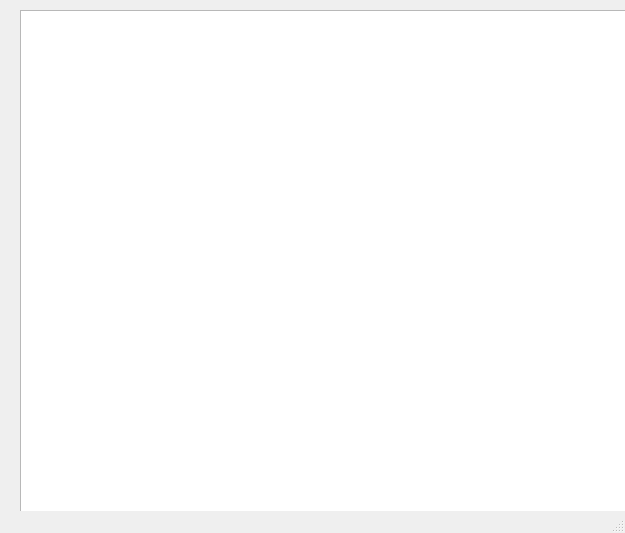
<?xml version="1.0" encoding="UTF-8"?>
<ui version="4.0">
 <class>MainWindow</class>
 <widget class="QMainWindow" name="MainWindow">
  <property name="geometry">
   <rect>
    <x>0</x>
    <y>0</y>
    <width>625</width>
    <height>533</height>
   </rect>
  </property>
  <property name="windowTitle">
   <string>MainWindow</string>
  </property>
  <widget class="QWidget" name="centralwidget">
   <widget class="QGraphicsView" name="graphicsView">
    <property name="geometry">
     <rect>
      <x>20</x>
      <y>10</y>
      <width>945</width>
      <height>795</height>
     </rect>
    </property>
    <property name="minimumSize">
     <size>
      <width>945</width>
      <height>795</height>
     </size>
    </property>
    <property name="baseSize">
     <size>
      <width>945</width>
      <height>795</height>
     </size>
    </property>
   </widget>
  </widget>
  <widget class="QMenuBar" name="menubar">
   <property name="geometry">
    <rect>
     <x>0</x>
     <y>0</y>
     <width>625</width>
     <height>21</height>
    </rect>
   </property>
  </widget>
  <widget class="QStatusBar" name="statusbar"/>
 </widget>
 <resources/>
 <connections/>
</ui>
